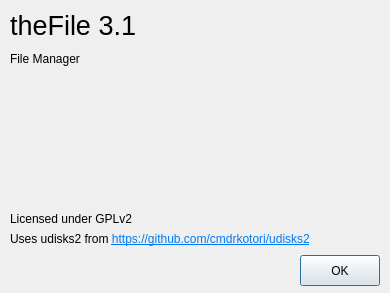
<?xml version="1.0" encoding="UTF-8"?>
<ui version="4.0">
 <class>about</class>
 <widget class="QDialog" name="about">
  <property name="geometry">
   <rect>
    <x>0</x>
    <y>0</y>
    <width>390</width>
    <height>293</height>
   </rect>
  </property>
  <property name="windowTitle">
   <string>About theFile</string>
  </property>
  <widget class="QLabel" name="label">
   <property name="geometry">
    <rect>
     <x>10</x>
     <y>10</y>
     <width>141</width>
     <height>31</height>
    </rect>
   </property>
   <property name="font">
    <font>
     <pointsize>20</pointsize>
    </font>
   </property>
   <property name="text">
    <string>theFile 3.1</string>
   </property>
  </widget>
  <widget class="QLabel" name="label_2">
   <property name="geometry">
    <rect>
     <x>10</x>
     <y>50</y>
     <width>381</width>
     <height>18</height>
    </rect>
   </property>
   <property name="text">
    <string>File Manager</string>
   </property>
  </widget>
  <widget class="QPushButton" name="pushButton">
   <property name="geometry">
    <rect>
     <x>300</x>
     <y>255</y>
     <width>80</width>
     <height>31</height>
    </rect>
   </property>
   <property name="text">
    <string>OK</string>
   </property>
   <property name="icon">
    <iconset theme="dialog-ok">
     <normaloff>.</normaloff>.</iconset>
   </property>
  </widget>
  <widget class="QLabel" name="label_3">
   <property name="geometry">
    <rect>
     <x>10</x>
     <y>230</y>
     <width>371</width>
     <height>18</height>
    </rect>
   </property>
   <property name="text">
    <string>&lt;html&gt;&lt;head/&gt;&lt;body&gt;&lt;p&gt;Uses udisks2 from &lt;a href=&quot;https://github.com/cmdrkotori/udisks2&quot;&gt;&lt;span style=&quot; text-decoration: underline; color:#007af4;&quot;&gt;https://github.com/cmdrkotori/udisks2&lt;/span&gt;&lt;/a&gt;&lt;/p&gt;&lt;/body&gt;&lt;/html&gt;</string>
   </property>
   <property name="openExternalLinks">
    <bool>true</bool>
   </property>
  </widget>
  <widget class="QLabel" name="label_4">
   <property name="geometry">
    <rect>
     <x>10</x>
     <y>210</y>
     <width>381</width>
     <height>18</height>
    </rect>
   </property>
   <property name="text">
    <string>Licensed under GPLv2</string>
   </property>
  </widget>
 </widget>
 <resources/>
 <connections/>
</ui>
